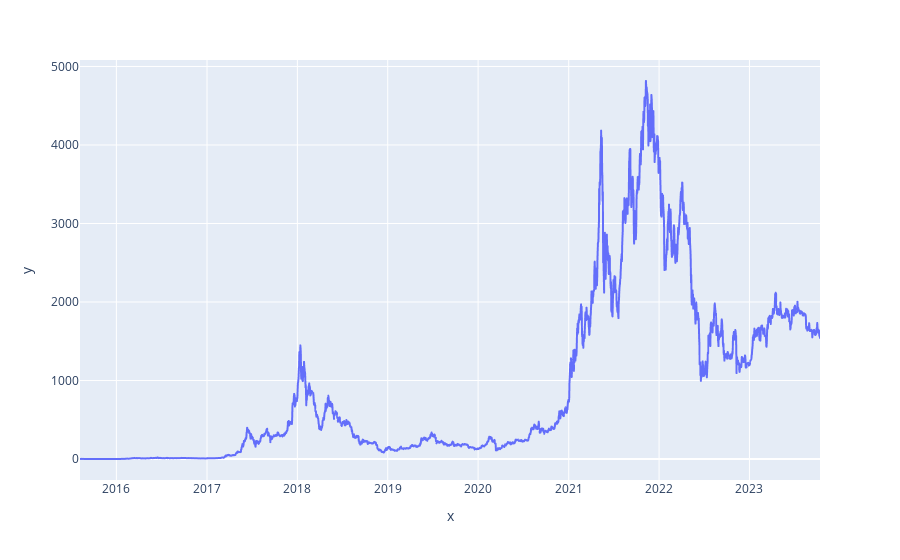

Notebook code for this chart:
### Code cell
fig = px.line(x=df['ts'], y=df['prices'])
fig.show()

### Figure 1 — Plotly figure (JSON) as saved in the notebook; plotly's stock layout.template omitted (floating-point values rounded to 4 significant figures; data arrays with more than 128 entries replaced by an {"elided": "..."} marker saying what was removed)
{"data": [{"hovertemplate": "x=%{x}<br>y=%{y}<extra></extra>", "legendgroup": "", "line": {"color": "#636efa", "dash": "solid"}, "marker": {"symbol": "circle"}, "mode": "lines", "name": "", "showlegend": false, "type": "scattergl", "x": {"elided": "2989 str values"}, "xaxis": "x", "y": {"elided": "2989 float values"}, "yaxis": "y"}], "layout": {"legend": {"tracegroupgap": 0}, "margin": {"t": 60}, "xaxis": {"anchor": "y", "domain": [0, 1], "title": {"text": "x"}}, "yaxis": {"anchor": "x", "domain": [0, 1], "title": {"text": "y"}}}}
